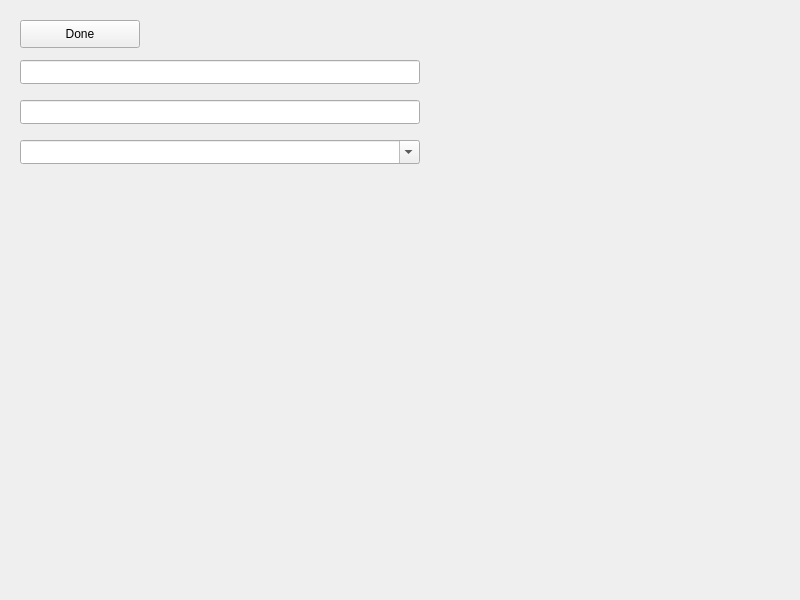
<?xml version="1.0" encoding="UTF-8"?>
<ui version="4.0">
 <class>NotifierTrigger</class>
 <widget class="QWidget" name="NotifierTrigger">
  <property name="geometry">
   <rect>
    <x>0</x>
    <y>0</y>
    <width>800</width>
    <height>600</height>
   </rect>
  </property>
  <property name="windowTitle">
   <string>Trigger</string>
  </property>
  <widget class="QPushButton" name="Okay">
   <property name="geometry">
    <rect>
     <x>20</x>
     <y>20</y>
     <width>120</width>
     <height>28</height>
    </rect>
   </property>
   <property name="toolTip">
    <string>Done</string>
   </property>
   <property name="statusTip">
    <string>Done</string>
   </property>
   <property name="whatsThis">
    <string>Done</string>
   </property>
   <property name="text">
    <string>Done</string>
   </property>
   <property name="iconSize">
    <size>
     <width>24</width>
     <height>24</height>
    </size>
   </property>
  </widget>
  <widget class="QLineEdit" name="NameEdit">
   <property name="geometry">
    <rect>
     <x>20</x>
     <y>60</y>
     <width>400</width>
     <height>24</height>
    </rect>
   </property>
   <property name="toolTip">
    <string>Name</string>
   </property>
   <property name="statusTip">
    <string>Name</string>
   </property>
   <property name="whatsThis">
    <string>Name</string>
   </property>
  </widget>
  <widget class="QLineEdit" name="IdEdit">
   <property name="geometry">
    <rect>
     <x>20</x>
     <y>100</y>
     <width>400</width>
     <height>24</height>
    </rect>
   </property>
   <property name="toolTip">
    <string>Identifier</string>
   </property>
   <property name="statusTip">
    <string>Identifier</string>
   </property>
   <property name="whatsThis">
    <string>Identifier</string>
   </property>
  </widget>
  <widget class="QComboBox" name="MusicBox">
   <property name="geometry">
    <rect>
     <x>20</x>
     <y>140</y>
     <width>400</width>
     <height>24</height>
    </rect>
   </property>
   <property name="toolTip">
    <string>Music</string>
   </property>
   <property name="statusTip">
    <string>Music</string>
   </property>
   <property name="whatsThis">
    <string>Music</string>
   </property>
   <property name="editable">
    <bool>true</bool>
   </property>
   <property name="maxVisibleItems">
    <number>30</number>
   </property>
  </widget>
 </widget>
 <resources/>
 <connections>
  <connection>
   <sender>Okay</sender>
   <signal>clicked()</signal>
   <receiver>NotifierTrigger</receiver>
   <slot>Done()</slot>
   <hints>
    <hint type="sourcelabel">
     <x>79</x>
     <y>33</y>
    </hint>
    <hint type="destinationlabel">
     <x>399</x>
     <y>299</y>
    </hint>
   </hints>
  </connection>
 </connections>
</ui>
